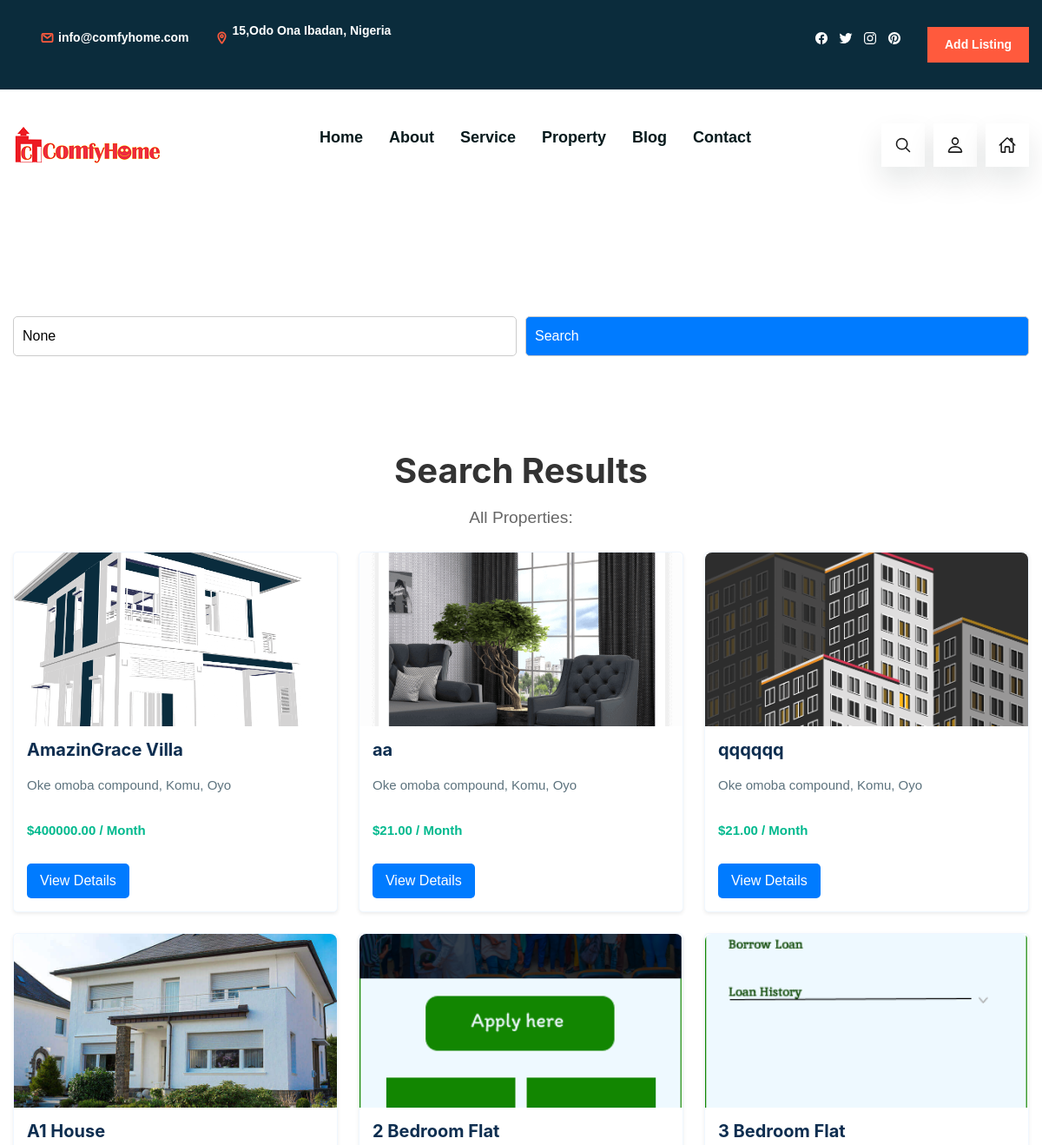
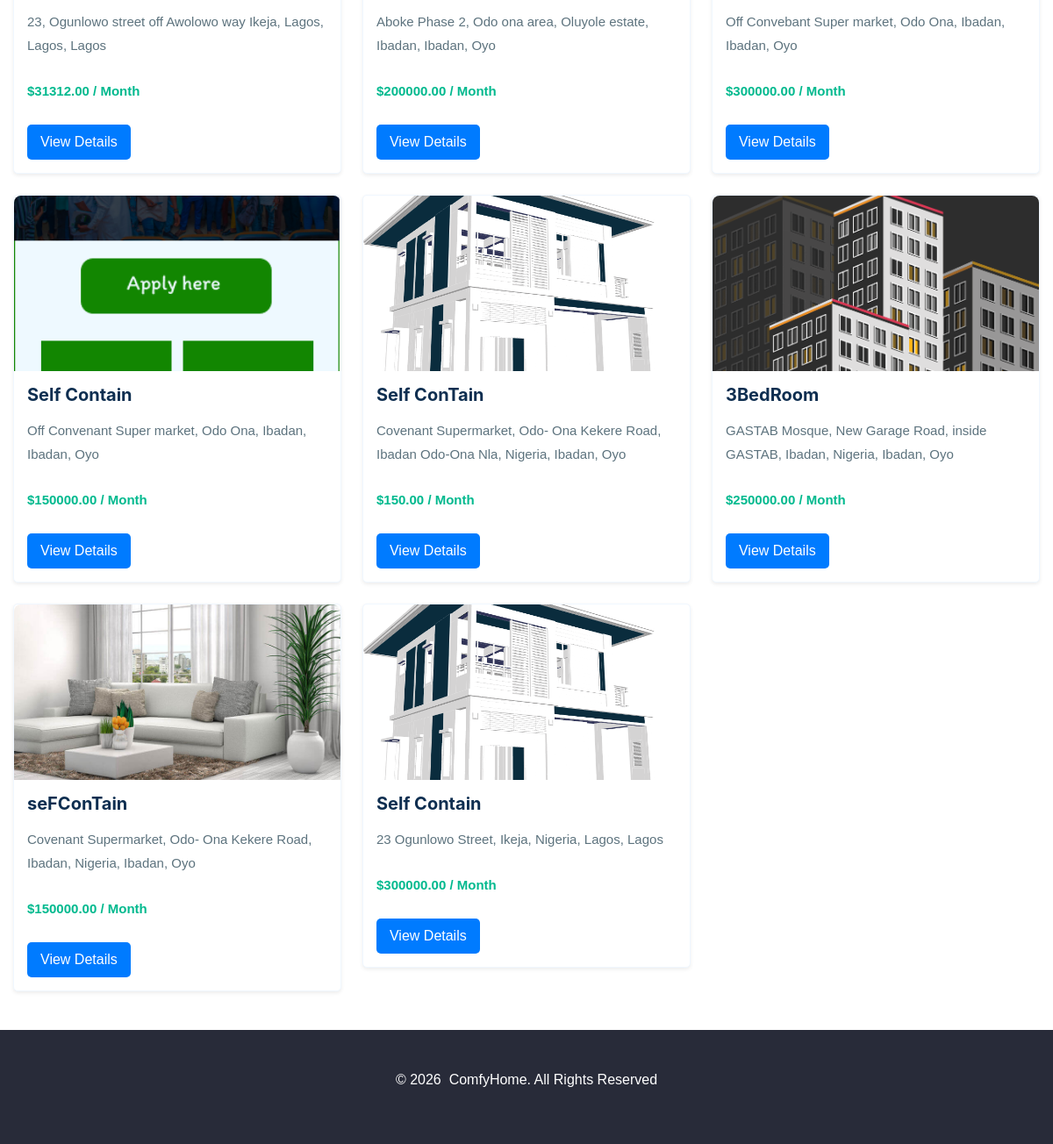
The app's page /property_search/, older data (2 pictures, top to bottom).
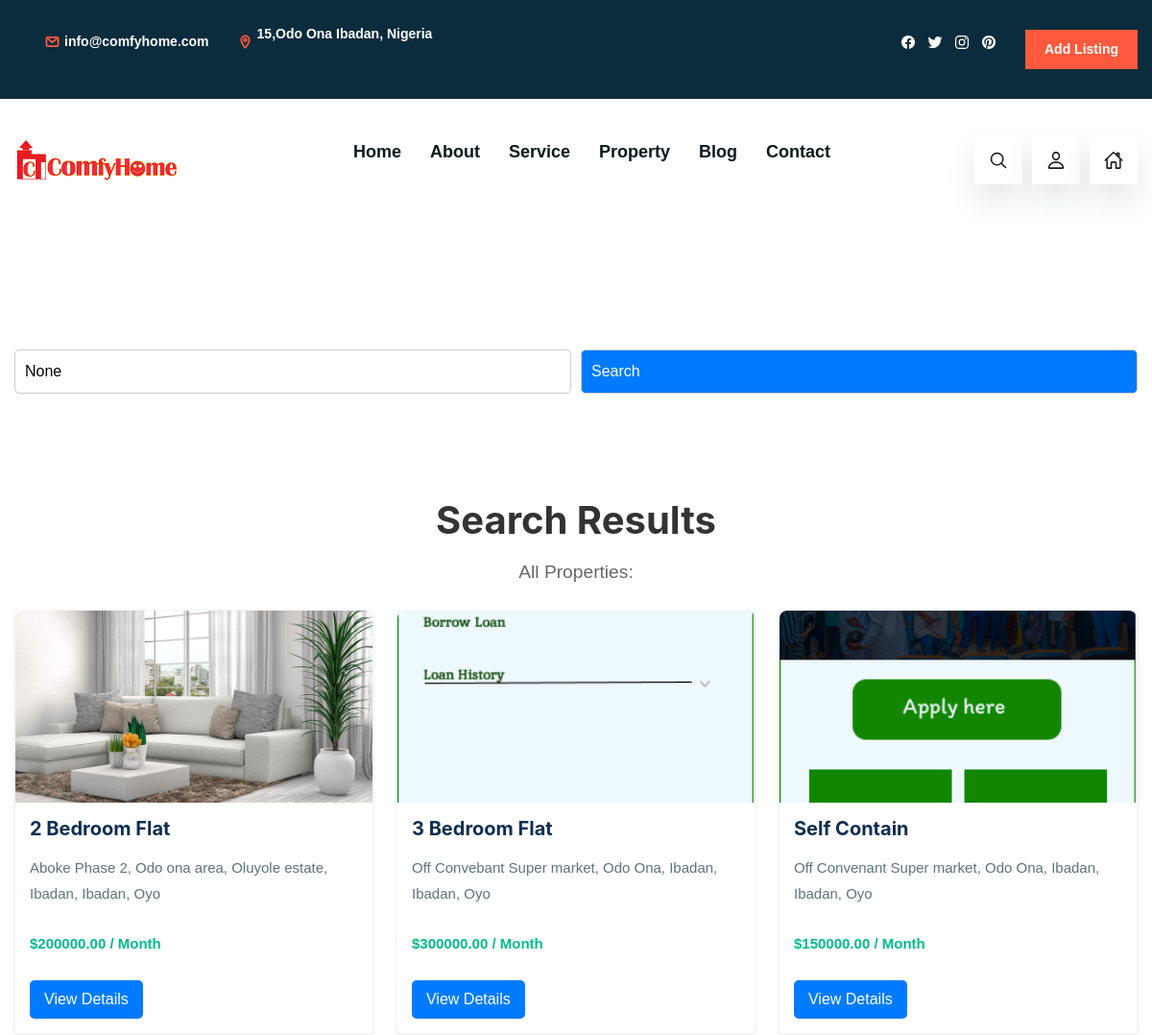
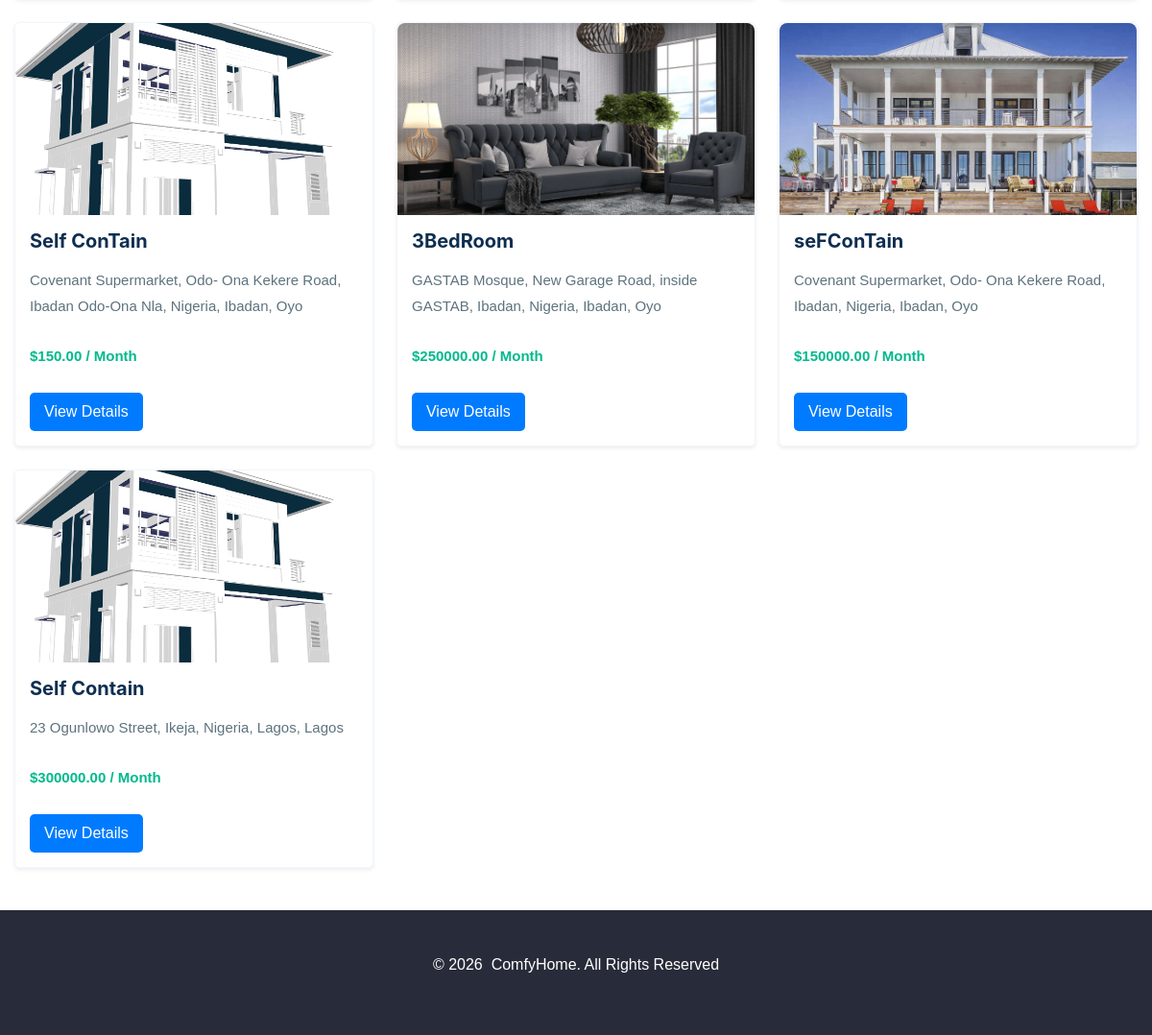
The same page, newer data (2 pictures, top to bottom).
### RealEstate/models.py (models this page shows, shortened)
class Property(models.Model):
    owner = models.ForeignKey(User, on_delete=models.CASCADE, related_name='properties')
    title = models.CharField(max_length=255)
    description = models.TextField()
    address = models.CharField(max_length=255)
    city = models.CharField(max_length=100)
    state = models.CharField(max_length=100)
    zip_code = models.CharField(max_length=10)
    sale_or_rent = models.CharField(max_length=4, choices=PROPERTY_TYPE_CHOICES)
    price = models.DecimalField(max_digits=10, decimal_places=2)
    property_type = models.CharField(max_length=50, choices=[('Apartment','Apartment'),
    ('House', 'House'), ('Condo', 'Condo')])
    bedrooms = models.IntegerField()
    bathrooms = models.IntegerField()
    square_feet = models.IntegerField()
    main_image = models.ImageField(upload_to='property_images/') #THE DIRECTORY
    created_at = models.DateTimeField(auto_now_add=True)
    updated_at = models.DateTimeField(default=now)

### RealEstate/views.py (the view, shortened to what this page needs)
# urls.py: path('property_search/', views.property_search, name='property_search'),
def property_search(request):
    query = request.GET.get('q')
    price_min = request.GET.get('price_min')
    price_max = request.GET.get('price_max')
    bedrooms = request.GET.get('bedrooms')
    bathrooms = request.GET.get('bathrooms')
    properties = Property.objects.all()
    if price_min:
        properties = properties.filter(price__gte=price_min)
    if price_max:
        properties = properties.filter(price__lte=price_max)
    if bedrooms:
        properties = properties.filter(bedrooms__gte=bedrooms)
    if bathrooms:
        properties = properties.filter(bathrooms__gte=bathrooms)
    context = {
        'properties': properties,
        'query': query,
        'price_min': price_min,
        'price_max': price_max,
        'bedrooms': bedrooms,
        'bathrooms': bathrooms    }
    return render(request, 'property_search.html', context)

### RealEstate/templates/property_search.html (shortened to what this page needs)
<!DOCTYPE html>
<html lang="en">
<head>
</head>
<body>
{% load static %}
<!DOCTYPE html>
<html lang="en">
<head>
    <link href="{% static 'css/bootstrap.min.css' %}" rel="stylesheet">
    <link rel="stylesheet" href="{% static 'css/searchResult.css'%}">
    <link rel="stylesheet" href="{% static 'css/propertyList.css' %}">
    <link rel="stylesheet" href="{% static 'css/style.css' %}">
</head>
<body>
   {% include "homeverse/nav.html" %}
      <div class="container">
      <form method="GET" action="{% url 'property_search' %}">
        <input type="text" name="q" placeholder="Search..." value="{{ query }}">
        <button type="submit">Search</button>
    </form>
      </div>
    <div class="container mt-5">
        <div class="search-results-header text-center mb-4">
            <h1 class="mb-3">Search Results</h1>
            {% if query %}
                <p class="lead">Results for "{{ query }}":</p>
            {% else %}
                <p class="lead">All Properties:</p>
            {% endif %}
        </div>
        <div class="row">
            {% for property in properties %}
            <div class="col-md-6 col-lg-4 mb-4">
                <div class="property-card card shadow-sm">
                    <img src="{{ property.main_image.url }}" alt="{{ property.title }}" class="card-img-top" style="height: 200px; object-fit: cover;">
                    <div class="card-body">
                        <h5 class="card-title">{{ property.title }}</h5>
                        <p class="card-text">{{ property.address }}, {{ property.city }}, {{ property.state }}</p>
                        <p class="card-text text-primary"><strong>${{ property.price }} / Month</strong></p>
                        <a href="{% url 'property_detail' property.pk %}" class="btn btn-primary">View Details</a>
                    </div>
                </div>
            </div>
            {% empty %}
            <div class="col-12">
                <p class="text-center">No properties found matching your search criteria.</p>
            </div>
            {% endfor %}
        </div>
    </div>
    {% include "homeverse/footer.html" %}
</body>
</html>

### RealEstate/templates/homeverse/nav.html (shortened to what this page needs)
{% load static %}
<!DOCTYPE html>
<html lang="en">
<head>
</head>
</head>
<body>
  <header class="header" data-header>
    <div class="header-top">
      <div class="container">
        <ul class="header-top-list">
          <li>
            <a href="mailto:info@comfyhome.com" class="header-top-link">
              <ion-icon name="mail-outline"></ion-icon>
              <span>info@comfyhome.com</span>
            </a>
          </li>
          <li>
            <a href="#" class="header-top-link">
              <ion-icon name="location-outline"></ion-icon>
              <address>15,Odo Ona Ibadan, Nigeria</address>
            </a>
          </li>
        </ul>
        <div class="wrapper">
          <ul class="header-top-social-list">
            <li>
              <a href="#" class="header-top-social-link">
                <ion-icon name="logo-facebook"></ion-icon>
              </a>
            </li>
            <li>
              <a href="#" class="header-top-social-link">
                <ion-icon name="logo-twitter"></ion-icon>
              </a>
            </li>
            <li>
              <a href="#" class="header-top-social-link">
                <ion-icon name="logo-instagram"></ion-icon>
              </a>
            </li>
            <li>
              <a href="#" class="header-top-social-link">
                <ion-icon name="logo-pinterest"></ion-icon>
              </a>
            </li>
          </ul>
          <a class="header-top-btn" href="{% url 'property_create'%}">Add Listing</a>
        </div>
      </div>
    </div>
    <div class="header-bottom">
      <div class="container">
        <a href="{% url 'index'%}" class="logo">
          <img src="{% static 'images/logo.png'%}" alt="Comfyhome logo">
        </a>
        <nav class="nav_bar" data-navbar>
          <div class="nav_bar-bottom">
            <ul class="nav_bar-list">
              <li>
                <a href="{% url 'index'%}" class="nav_bar-link" data-nav-link>Home</a>
              </li>
              <li>
                <a href="{% url 'about'%}" class="nav_bar-link" data-nav-link>About</a>
              </li>
              <li>
                <a href="{% url 'service'%}" class="nav_bar-link" data-nav-link>Service</a>
              </li>
              <li>
                <a href="{% url 'property_list'%}" class="nav_bar-link" data-nav-link>Property</a>
              </li>
              <li>
                <a href="{% url 'blog' %}" class="nav_bar-link" data-nav-link>Blog</a>
              </li>
              <li>
                <a href="{% url 'contact'%}" class="nav_bar-link" data-nav-link>Contact</a>
              </li>
            </ul>
          </div>
    </nav>
        <div class="header-bottom-actions">
          <button class="header-bottom-actions-btn" aria-label="Search">
            <a href="{% url 'property_search' %}">
              <ion-icon name="search-outline"></ion-icon>
            </a>
          </button>
          <button class="header-bottom-actions-btn" aria-label="Profile">
            {% if request.user.is_authenticated %}
            <a href="{% url 'logout' %}" class="logout_btn text-white">
              <ion-icon name="person-outline"></ion-icon>
              <span>Profile</span>
            </a>
            {% else %}
            <a href="{% url 'login' %}">
              <ion-icon name="person-outline"></ion-icon>
            </a>
            {% endif %}
        </button>
          <button class="header-bottom-actions-btn" aria-label="Cart">
            <a href="{% url 'property_list' %}">
            <ion-icon name="home-outline"></ion-icon>
            </a>
          </button>
        </div>
      </div>
    </div>
  </header>
</body>
</html>

### RealEstate/templates/homeverse/footer.html (shortened to what this page needs)
 {% load static %}
  <link rel="stylesheet" href="{% static 'style.css'%}">
  <footer class="footer">
    <div class="footer-bottom">
      <div class="container">
        <p class="copyright">
          {% now "Y" as current_year %}
          &copy; {{ current_year }} &nbsp;<a href="{% url 'index'%}"> ComfyHome. All Rights Reserved </a>
        </p>
      </div>
    </div>
  </footer>

### static/css/searchResult.css (style rules this page uses)
.container { max-width: 1200px; margin: 0 auto; padding: 20px; }
.search-results-header h1 { font-size: 2.5rem; margin-bottom: 10px; color: #333; }
.search-results-header p { font-size: 1.2rem; color: #666; }
.property-card { border: none; transition: transform 0.3s, box-shadow 0.3s; }
.property-card img { border-top-left-radius: 8px; border-top-right-radius: 8px; }
.property-card .card-body { padding: 15px; }
.property-card .card-title { font-size: 1.25rem; font-weight: bold; margin-bottom: 10px; }
.property-card .card-text { margin-bottom: 10px; color: #555; }
.property-card .btn-primary { background-color: #007bff; border: none; font-weight: 500; padding: 8px 15px; transition: background-color 0.3s; color:white !important; }

Row changes from the older to the newer data that the page shows:
removed Property: main_image (picture), title "AmazinGrace Villa", address "Oke omoba compound", city "Komu", state "Oyo", price "400000.00"
removed Property: main_image (picture), title "aa", address "Oke omoba compound", city "Komu", state "Oyo", price "21.00"
removed Property: main_image (picture), title "qqqqqq", address "Oke omoba compound", city "Komu", state "Oyo", price "21.00"
removed Property: main_image (picture), title "A1 House", address "23, Ogunlowo street off Awolowo way Ikeja, Lagos", city "Lagos", state "Lagos", price "31312.00"
changed Property "2 Bedroom Flat": main_image: a different picture
changed Property "3BedRoom": main_image: a different picture
changed Property "seFConTain": main_image: a different picture
